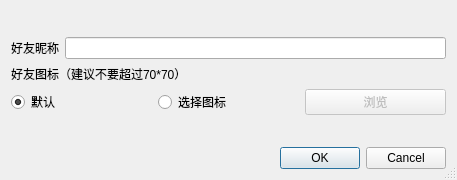
<?xml version="1.0" encoding="UTF-8"?>
<ui version="4.0">
 <class>Dialog</class>
 <widget class="QDialog" name="Dialog">
  <property name="geometry">
   <rect>
    <x>0</x>
    <y>0</y>
    <width>457</width>
    <height>180</height>
   </rect>
  </property>
  <property name="windowTitle">
   <string>学点编程吧--新增好友</string>
  </property>
  <property name="windowIcon">
   <iconset>
    <normaloff>res/log.ico</normaloff>res/log.ico</iconset>
  </property>
  <property name="sizeGripEnabled">
   <bool>true</bool>
  </property>
  <layout class="QVBoxLayout" name="verticalLayout_2">
   <item>
    <spacer name="verticalSpacer_2">
     <property name="orientation">
      <enum>Qt::Vertical</enum>
     </property>
     <property name="sizeHint" stdset="0">
      <size>
       <width>20</width>
       <height>9</height>
      </size>
     </property>
    </spacer>
   </item>
   <item>
    <layout class="QHBoxLayout" name="horizontalLayout">
     <item>
      <widget class="QLabel" name="label">
       <property name="text">
        <string>好友昵称</string>
       </property>
      </widget>
     </item>
     <item>
      <widget class="QLineEdit" name="lineEdit"/>
     </item>
    </layout>
   </item>
   <item>
    <layout class="QVBoxLayout" name="verticalLayout">
     <item>
      <widget class="QLabel" name="label_2">
       <property name="text">
        <string>好友图标（建议不要超过70*70）</string>
       </property>
      </widget>
     </item>
     <item>
      <layout class="QHBoxLayout" name="horizontalLayout_2">
       <item>
        <widget class="QRadioButton" name="radioButton">
         <property name="text">
          <string>默认</string>
         </property>
         <property name="checked">
          <bool>true</bool>
         </property>
        </widget>
       </item>
       <item>
        <widget class="QRadioButton" name="radioButton_2">
         <property name="text">
          <string>选择图标</string>
         </property>
        </widget>
       </item>
       <item>
        <widget class="QPushButton" name="pushButton">
         <property name="enabled">
          <bool>false</bool>
         </property>
         <property name="text">
          <string>浏览</string>
         </property>
        </widget>
       </item>
      </layout>
     </item>
    </layout>
   </item>
   <item>
    <spacer name="verticalSpacer">
     <property name="orientation">
      <enum>Qt::Vertical</enum>
     </property>
     <property name="sizeHint" stdset="0">
      <size>
       <width>20</width>
       <height>10</height>
      </size>
     </property>
    </spacer>
   </item>
   <item>
    <widget class="QDialogButtonBox" name="buttonBox">
     <property name="standardButtons">
      <set>QDialogButtonBox::Cancel|QDialogButtonBox::Ok</set>
     </property>
    </widget>
   </item>
  </layout>
 </widget>
 <resources/>
 <connections/>
</ui>
